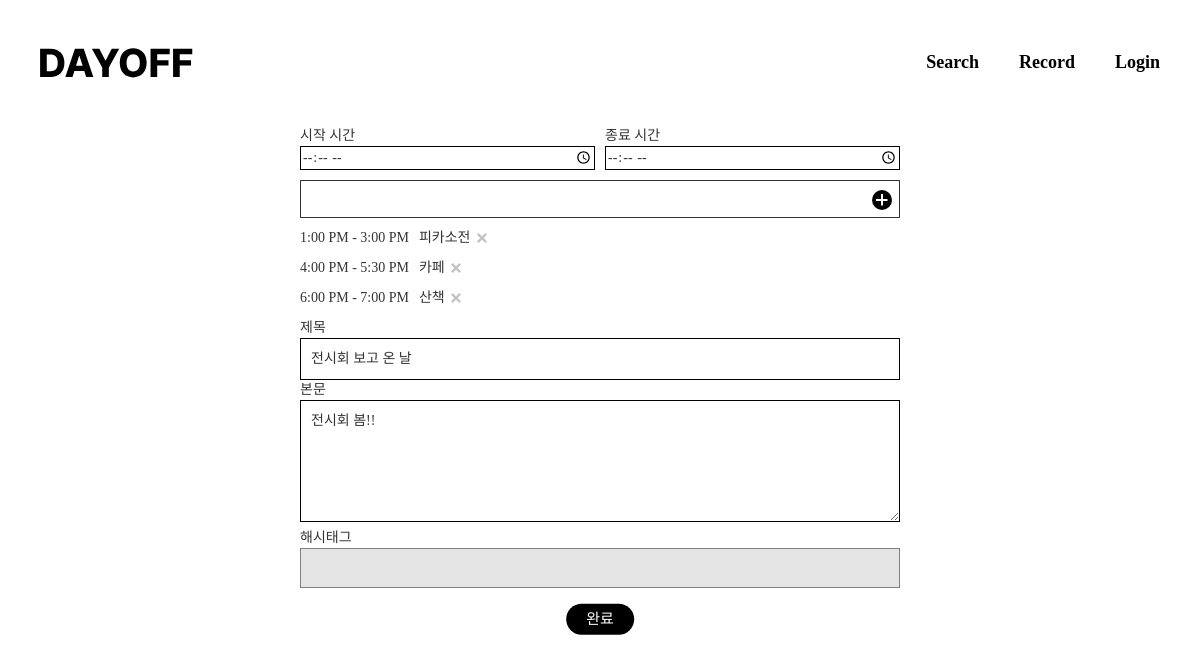
/editPost/1, run on an earlier commit of the app's database.
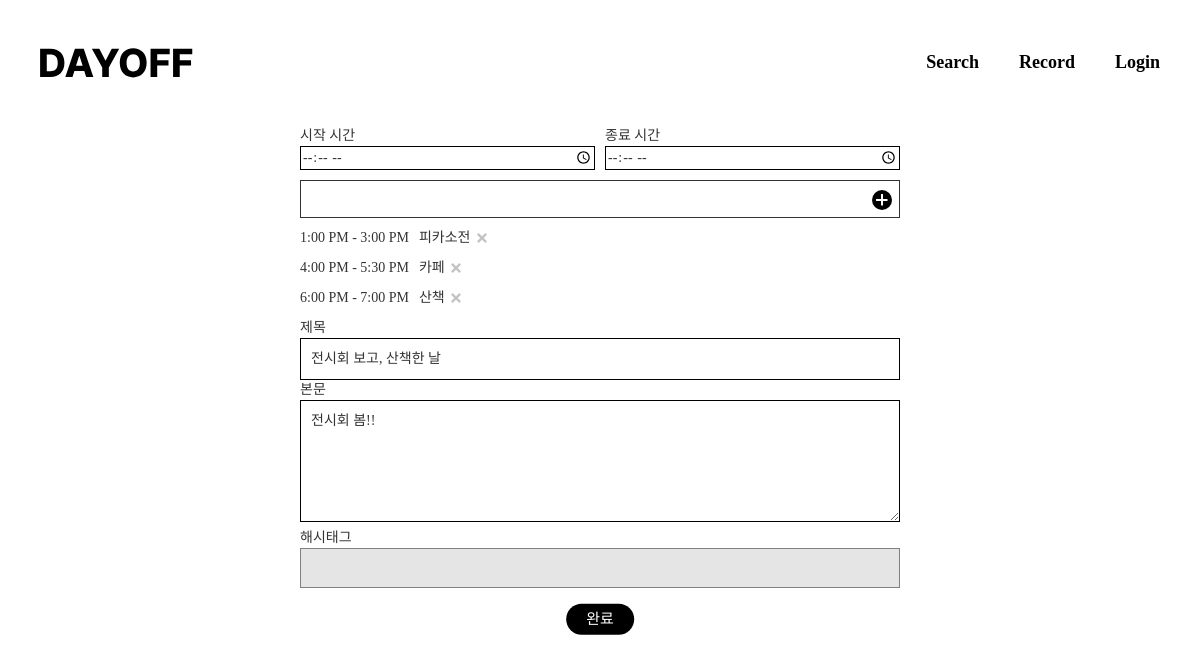
And on a later commit of the database.
### today/models.py (models this page shows, shortened)
class Post(models.Model):
    author = models.ForeignKey(
        settings.AUTH_USER_MODEL,
        on_delete=models.CASCADE,
    )
    title = models.CharField(max_length=100, blank=True, null=True)
    pub_date = models.DateField('data published', blank=True, null=True)
    hashtag = models.ManyToManyField(Hashtag, blank=True, null=True)
    body = models.TextField(max_length=500, blank=True, null=True)
    image=models.ImageField(upload_to='images/', blank=True, null=True)
    bookmark=models.ManyToManyField(
        settings.AUTH_USER_MODEL,
        blank=True,
        related_name='bookmark'
    )

### today/views.py (the view)
# urls.py: path('editPost/<int:post_id>', today.views.editPost, name="editPost"),
def editPost(request, post_id):
    post_detail = get_object_or_404(Post, pk=post_id)
    hashtag = post_detail.hashtag.all()
    schedule=post_detail.schedules.all().order_by('start_time__hour')
    return render(request, 'editPost.html', {'post': post_detail, 'hashtags': hashtag, 'schedules': schedule})

### templates/editPost.html (shortened to what this page needs)
<!DOCTYPE html>
<html lang="en">
  <head>
    <link
      rel="stylesheet"
      href="https://maxcdn.bootstrapcdn.com/bootstrap/3.3.2/css/bootstrap.min.css"
    />
    <link rel="stylesheet" type="text/css" href="../static/css/common.css" />
    <link rel="stylesheet" type="text/css" href="../static/css/editPost.css" />
  </head>
  <body>
    {% include 'header.html' %}
    <div class="editpost-contents">
      <form method="POST" action="{% url 'updateSchedule' post.id %}">
        <div class="time-container">
          <div class="time-title">시작 시간</div>
          <div class="time-title">종료 시간</div>
          <input type="time" name="start_time" class="time-input" />
          <input type="time" name="end_time" class="time-input" />
        </div>
        <div class="schedule-content-container">
          <input type="text" name="contents" id="schedule-content" />
          <button class="add-button" type="submit">
            <img src="../static/image/add-button.svg" class="search-icon" />
          </button>
        </div>
      </form>
      {% for schedule in schedules.all %}
      <div class="post-schedule">
        <div class="schedule-time">
          {{schedule.start_time|time:"g:i A"}}
          <span> - </span> {{schedule.end_time|time:"g:i A"}}
        </div>
        <div class="schedule-content">
          {{schedule.contents}}
          <a href="{% url 'deleteSchedule' post.id schedule.id %}"
            ><img
              src="../static/image/schedule-delete.svg"
              class="schedule-delete"
          /></a>
        </div>
      </div>
      {% endfor %}
      <form action="{%url 'updatePost' post.id %}" method="post">
        <div class="input-title">제목</div>
        <input
          class="post-input"
          type="text"
          name="title"
          value="{{post.title}}"
        />
        <div class="input-title">본문</div>
        <textarea class="post-input" name="body" rows="5">
{{post.body}}</textarea
        >
        <div class="input-title">해시태그</div>
        <div class="hashtag-input">{% for hashtag in hashtags.all %}#{{hashtag}} {% endfor %}</div>
        <button class="finish-button" type="submit">완료</button>
      </form>
    </div>
  </body>
</html>

What changed in the data, as far as the page shows it:
changed Post "전시회 봄!!": title "전시회 보고 온 날" → "전시회 보고, 산책한 날"
